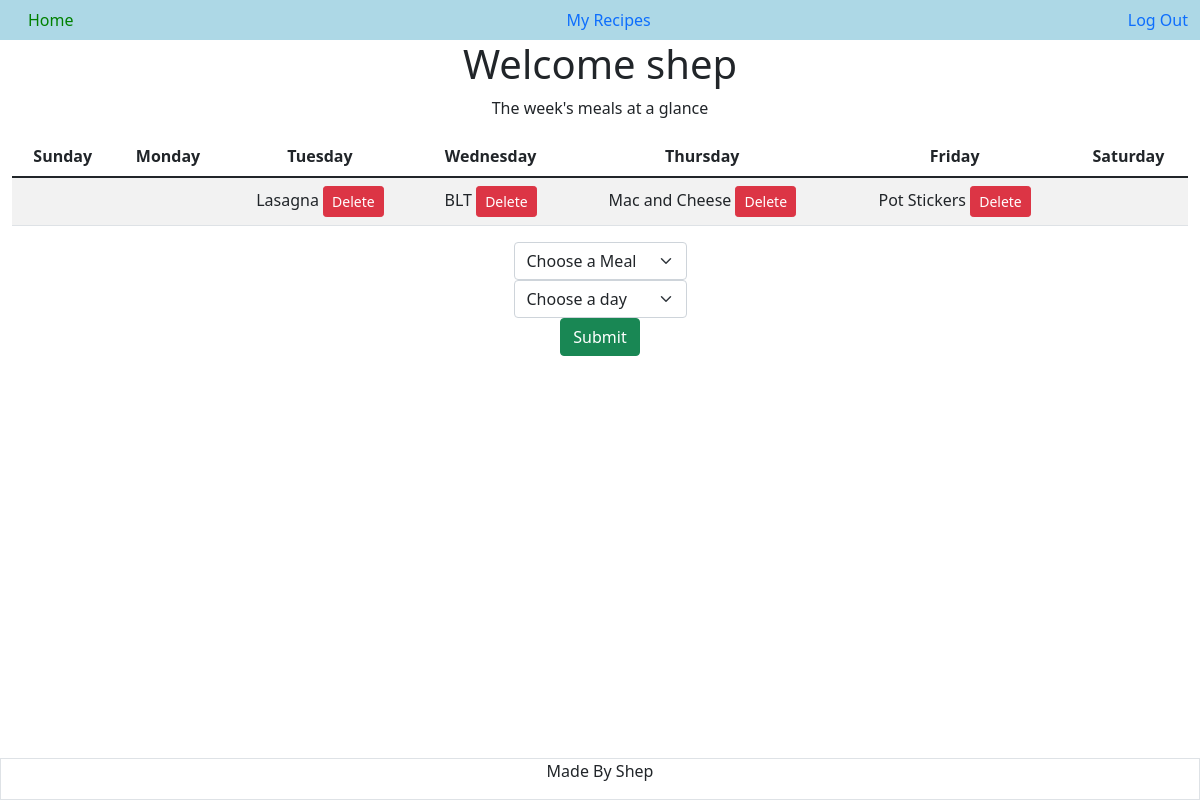
Page / (signed in) on the earlier database version.
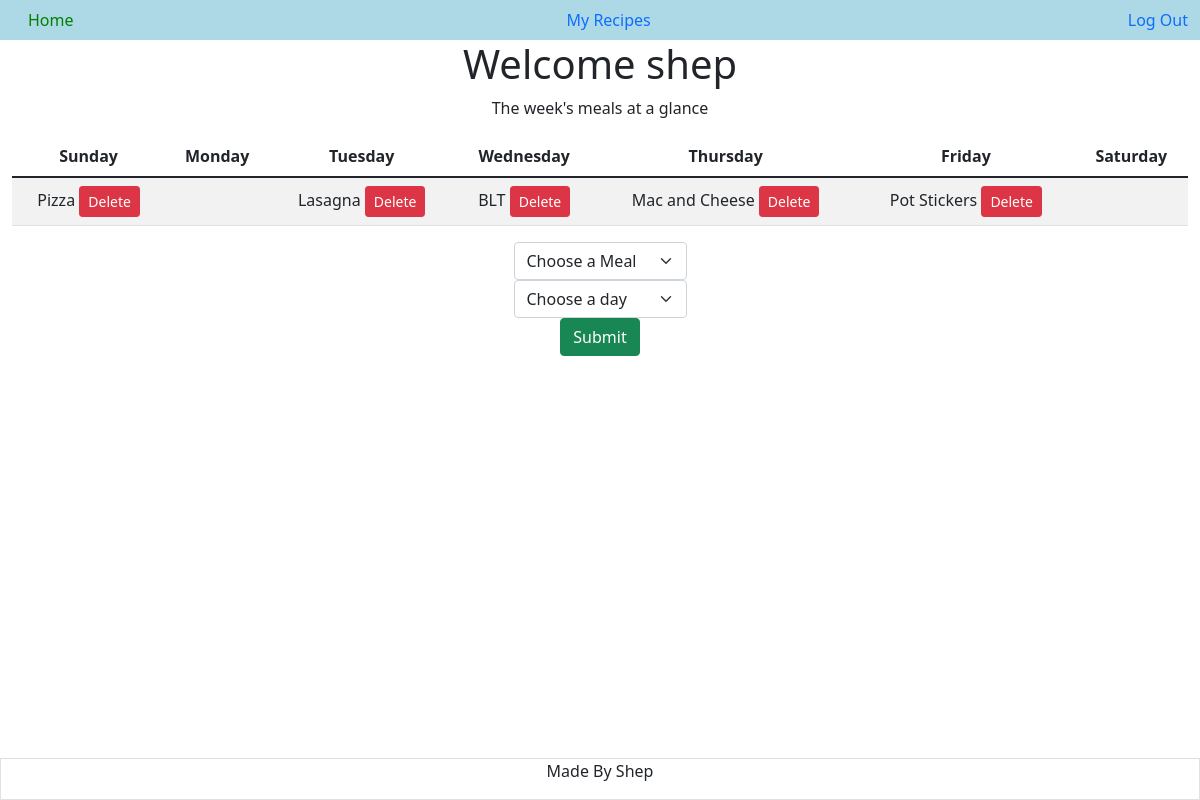
Same page on the later database version.
### tables this page shows
CREATE TABLE cookbook(person_id INTEGER FORIEGN KEY REFERENCES users(person_id), meal_id INTEGER FORIEN KEY REFERENCES meal_items(meal_id), day INTEGER);

CREATE TABLE meal_items (meal_id INTEGER PRIMARY KEY AUTOINCREMENT, meal_name TEXT NOT NULL, is_easy BOOL);

### app.py (the view)
@app.route("/")
@login_required
def index():
    meal_plan =[] #empty list to hold meals that are associated with a day
    user_name = session['name']
    user_id = session['user_id']
    print(user_name, user_id)
    db = get_db()
    request = db.cursor().execute("SELECT meal_name, meal_items.meal_id, cookbook.day FROM meal_items JOIN cookbook ON meal_items.meal_id = cookbook.meal_id WHERE cookbook.person_id == (?)", [session['user_id']])
    user_meals = request.fetchall()
    print(user_meals)
    for meals in user_meals:
        if meals[2] is not None:
            meal_plan.append(meals)
    print(meal_plan)
    db.close()
    return render_template("index.html", user_name = user_name, meals = user_meals, meal_plan = meal_plan)

### app.py (called while the page is built)
def login_required(f):
    @wraps(f)
    def decorated_function(*args, **kwargs):
        if session.get("user_id") is None:
            return redirect("/login")
        return f(*args, **kwargs)
    return decorated_function

### templates/index.html (shortened to what this page needs)
{% extends "layout.html" %}
{% block main %}
<container>
    <h1 class="justify-center">Welcome {{ user_name }}</h1>
    <div>
        <p>The week's meals at a glance</p>
        <table class="table table-striped">
            <thead>
                <tr>
                    <th>Sunday</th>
                    <th>Monday</th>
                    <th>Tuesday</th>
                    <th>Wednesday</th>
                    <th>Thursday</th>
                    <th>Friday</th>
                    <th>Saturday</th>
                </tr>
            </thead>
            <tbody>
                <td id="sunday">
                    {% for meal in meal_plan%}
                        {% if meal[2] == 0 %}
                            {{ meal[0] }}
                            <button class="btn btn-danger btn-sm" onClick="delete_mp(this.id)" id="{{ meal[2] }}">Delete</button>
                        {% endif %}
                    {% endfor %}</td>
                <td id="monday"></td>
                <td id="tuesday">{% for meal in meal_plan%}
                    {% if meal[2] == 2 %}
                        {{ meal[0] }}
                        <button class="btn btn-danger btn-sm" onClick="delete_mp(this.id)" id="{{ meal[2] }}">Delete</button>
                    {% endif %}
                {% endfor %}</td>
                <td id="wednesday">{% for meal in meal_plan%}
                    {% if meal[2] == 3 %}
                        {{ meal[0] }}
                        <button class="btn btn-danger btn-sm" onClick="delete_mp(this.id)" id="{{ meal[2] }}">Delete</button>
                    {% endif %}
                {% endfor %}</td>
                <td id="thursday">{% for meal in meal_plan%}
                    {% if meal[2] == 4 %}
                        {{ meal[0] }}
                        <button class="btn btn-danger btn-sm" onClick="delete_mp(this.id)" id="{{ meal[2] }}">Delete</button>
                    {% endif %}
                {% endfor %}</td>
                <td id="friday">{% for meal in meal_plan%}
                    {% if meal[2] == 5 %}
                        {{ meal[0] }}
                        <button class="btn btn-danger btn-sm" onClick="delete_mp(this.id)" id="{{ meal[2] }}">Delete</button>
                    {% endif %}
                {% endfor %}</td>
                <td id="saturday"></td>
            </tbody>
        </table>
    </div>
    <form action="/mealplan" method="post" class="d-flex flex-coloumn justify-content-center">
        <div class="flex-coloumn">
            <div class="flex-coloumn">
                <select class="form-select" aria-label="mealoptions" name="meal">
                        <option selected>Choose a Meal</option>
                </select>
            </div>
            <div class="flex-coloumn">
                <select class="form-select" aria-label="dayOptions" name="day">
                    <option selected>Choose a day</option>
                </select>
            </div>
            <button class="btn btn-success">Submit</button>
        </div>
    </form>
</container>
{% endblock %}

### templates/layout.html (shortened to what this page needs)
<!DOCTYPE html>
<html lang="en">
<head>
    <link href="https://cdn.jsdelivr.net/npm/bootstrap@5.1.3/dist/css/bootstrap.min.css"
 rel="stylesheet">
    <link href="/static/style.css" rel="stylesheet">
</head>
<body>
    <div class="container-fluid" id="navbar">
        <a class="nav-link" id="homebtn" href="/">Home</a>
        <div class="collapse navbar-collapse" id="navbar">
            {% if session["name"] %}
            <ul class="navbar-nav ms-auto list-group-horizontal">
                <li><a class="nav-link active" href="/show_meal">My Recipes</a></li>
            </ul>
            <ul class="navbar-nav ms-auto list-group-horizontal">
                <li class="nav-item"><a class="nav-link" href="/logout">Log Out</a></li>
            </ul>
            {% else %}
            <ul class="navbar-nav ms-auto mt-2 list-group-horizontal">
                <li><a class="nav-link" href="/login">Login</a></li>
                <li><a class="nav-link" href="/register">Register</a></li>
            </ul>
            {% endif %}
        </div>
    </div>
    <main class="container-fluid text-center">
        {% block main %}{% endblock %}
    </main>
    <footer class="footer fixed-bottom">
        <div class="container-fluid text-center align-items-end border">
            <p>Made By Shep
            </p>
        </div>
    </footer>
</body>
</html>

### static/style.css (style rules this page uses)
#navbar { display: flex; height: auto; background-color: lightblue; flex-wrap: none; margin: 0; width: 100%; }
#homebtn { color: green; }
body { min-height: 95vh; width: 100%; }
footer { align-self: flex-end; }

Differences in the rows shown:
now on this page (row edited): cookbook: meal_name "Pizza", shown under "Welcome shep"
